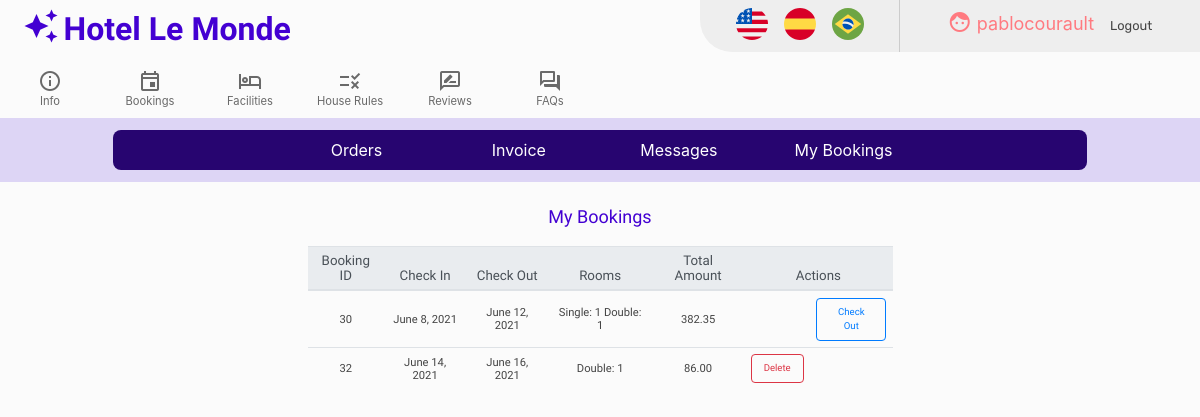
The page /mybookings (signed in) on the database as committed earlier.
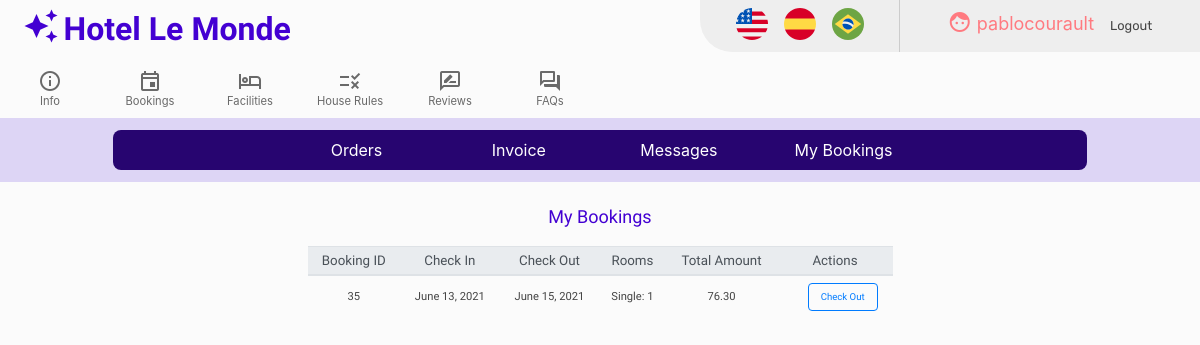
The same page on the database as committed later.
### hotel/models.py (models this page shows, shortened)
class Bookings(models.Model):
       user = models.ForeignKey(User, on_delete=models.CASCADE, blank=False)
       singles = models.IntegerField(validators=[MinValueValidator(0),
                                                 MaxValueValidator(8)],default=0)
       doubles = models.IntegerField(validators=[MinValueValidator(0),
                                                 MaxValueValidator(16)],default=0)
       triples = models.IntegerField(validators=[MinValueValidator(0),
                                                 MaxValueValidator(8)],default=0)
       quadruples = models.IntegerField(validators=[MinValueValidator(0),
                                                    MaxValueValidator(4)],default=0)
       checkin_date = models.DateField(blank=False, auto_now=False, auto_now_add=False)
       checkout_date = models.DateField(blank=False, auto_now=False, auto_now_add=False)
       checkout_code = models.CharField(max_length=6, blank=False)
       amount = models.DecimalField(blank=False, max_digits=8, decimal_places=2)
       checkin = models.BooleanField(default=False)

### hotel/views.py (the view, shortened to what this page needs)
# urls.py: path("mybookings", views.mybookings, name="mybookings"),
@login_required
@csrf_exempt
def mybookings(request):
    today = date.today()
    bookings = Bookings.objects.filter(user=request.user).order_by('checkin_date')
    is_guest = Guests.objects.filter(guest=request.user).exists()
    if request.method != "POST":
        post = False
        error = False
        return  render(request, "hotel/mybookings.html", { 'post': post,
                                                           'error': error,
                                                           'bookings': bookings,
                                                           'today': today,
                                                           'is_guest': is_guest })

### hotel/templates/hotel/mybookings.html (shortened to what this page needs)
{% extends "hotel/layout.html" %}
{% load i18n %}
{% load static %}
{% block body %}
<div class="row">
    <div class="col-lg-12 col-sm-12 booking-title">
    {% translate 'My Bookings' %}
    </div>
</div>
<div class="row">
   <div class="col-lg-3 col-sm-12">
   </div>
   <div class="col-lg-6 col-sm-12">
  {% if bookings %}
  <table class="table" id="mybookings-table">
    <thead class="thead-light">
      <tr>
        <th scope="col"> {% translate 'Booking ID' %} </th>
        <th scope="col"> {% translate 'Check In' %} </th>
        <th scope="col"> {% translate 'Check Out' %} </th>
        <th scope="col"> {% translate 'Rooms' %} </th>
        <th scope="col"> {% translate 'Total Amount' %} </th>
        <th scope="col" colspan="2"> {% translate 'Actions' %}</th>
      </tr>
    </thead>
    <tbody>
      {% for bk in bookings %}
      <tr id='tr-{{bk.id}}'>
         <td> {{ bk.id }} </td>
          <td id='datein-{{bk.id}}'> {{ bk.checkin_date }} </td>
          <td id='dateout-{{bk.id}}'> {{ bk.checkout_date }} </td>
          <td id='rooms-{{bk.id}}'>
            {% if bk.singles > 0 %}
              {% translate 'Single' %}: {{ bk.singles}}
            {% endif %}
            {% if bk.doubles > 0 %}
              {% translate 'Double' %}: {{bk.doubles}}
            {% endif %}
          </td>
          <td id='amount-{{bk.id}}'> {{ bk.amount}} </td>
          {% if bk.checkin %}
          <td></td>
          <td> <button type="button" class="btn btn-outline-primary mybookings-btn btn-checkout" data-checkout_id='{{bk.id}}'> {% translate 'Check Out' %} </button> </td>
          {% else %}
          <td><button type="button" class="btn btn-outline-danger mybookings-btn btn-delete" data-delete_id='{{bk.id}}'> {% translate 'Delete' %}  </button></td>
            {% if bk.checkin_date == today %}
               {% if is_guest %}
               <td></td>
               {% else %}
               <td><button type="button" class="btn btn-outline-success mybookings-btn btn-checkin" data-checkin_id='{{bk.id}}'> {% translate 'Check In' %} </button></td>
               {% endif %}
            {% else %}
            <td></td>
            {% endif %}
          {% endif %}
      </tr>
      {% endfor %}
    </tbody>
  </table>
  {% else %}
  <div class="alert alert-warning border border-warning booking-info">
    <div class="material-icons booking-info-icon">error</div>
      <div> {% translate 'You don\'t have bookings.' %} </div>
  </div>
  {% endif %}
</div>
<div class="col-lg-3 col-sm-12">
</div>
</div>
{% endblock %}

Rows that differ between the two databases and show on the page:
removed Bookings: id "30", checkin_date "June 8, 2021", checkout_date "June 12, 2021", singles "1", doubles "1", amount "382.35"
removed Bookings: id "32", checkin_date "June 14, 2021", checkout_date "June 16, 2021", doubles "1", amount "86.00"
added Bookings: id "35", checkin_date "June 13, 2021", checkout_date "June 15, 2021", singles "1", amount "76.30"
